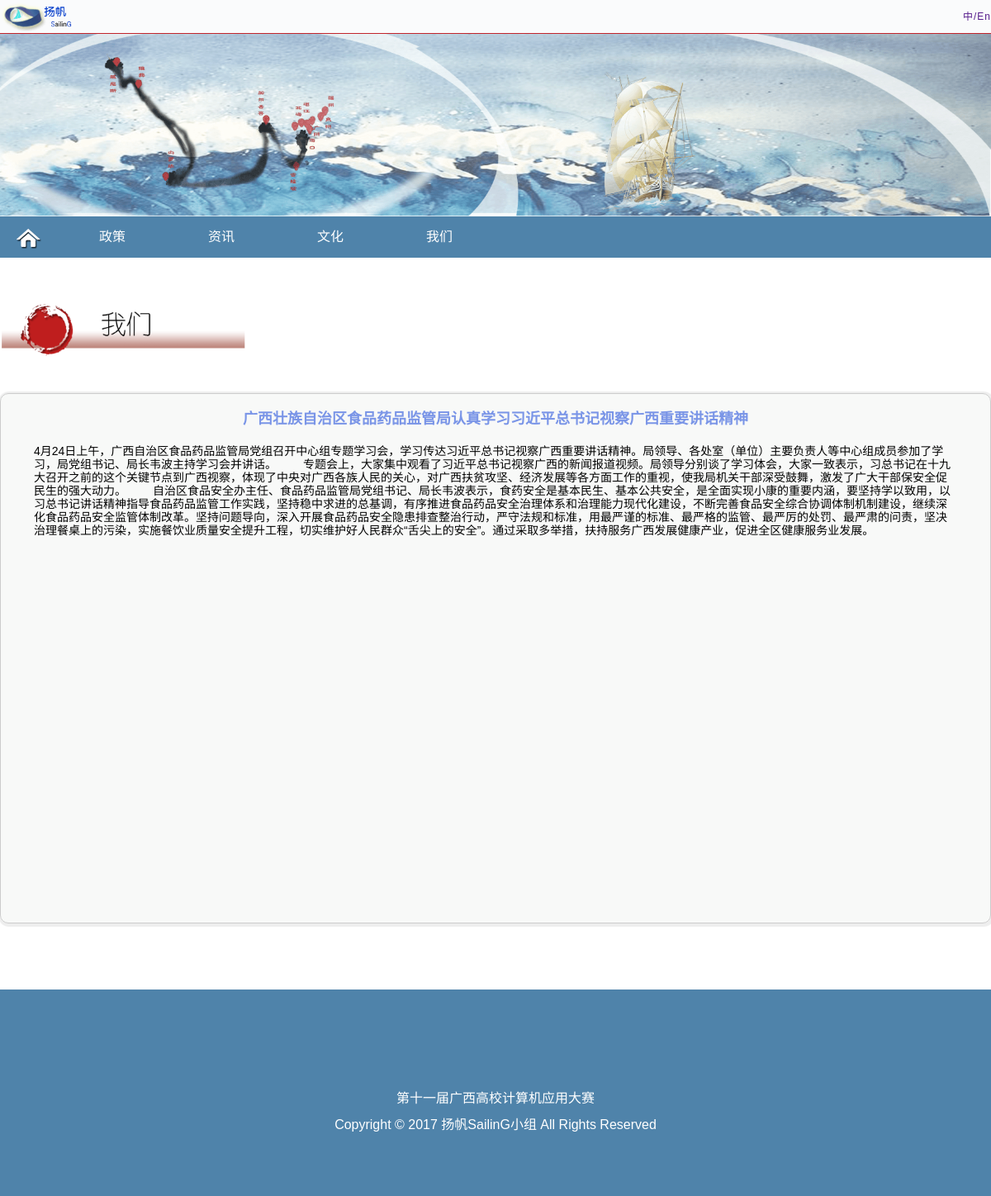
The page /article_detail/3 on the database its author committed.
### gxu/models.py (models this page shows, shortened)
class Article(models.Model):
    CATEGORY_CHOICES = [
        ('政策', '政策'),
        ('文化', '文化'),
        ('资讯', '资讯')
    ]
    headimg = models.CharField('头像', max_length=200, blank=True, null=True)
    title = models.CharField(max_length=100)  # 文章题目
    category = models.CharField(
        '类型', max_length=10, choices=CATEGORY_CHOICES, default='政策')
    introduction = models.TextField(blank=True, null=True)  # 文章摘要
    content = RichTextField()  # 文章正文

### gxu/views.py (the view)
# urls.py: url(r'^article_detail/(\d+)$', views.article_detail,
def article_detail(request, id):
    try:
        post = Article.objects.get(id=str(id))
    except Article.DoesNotExist:
        raise Http404
    return render(request, 'gxu/article_detail.html', {'post': post})

### gxu/templates/gxu/article_detail.html (shortened to what this page needs)
{% extends 'gxu/base.html' %} {% block title %} - 政策{% endblock %} {% block css %}
<link rel="stylesheet" href="/static/css/article.css">  {% endblock %} {% block main %}
<div class="detail-wrapper">
    <div class="container">
        <p class="title">
            {% if index == 'policy' %}
            <img src="/static/images/policy.png" alt=""> {% elif index == 'information' %}
            <img src="/static/images/news.png" alt=""> {% elif index == 'culture' %}
            <img src="/static/images/culture.png" alt=""> {% else %}
            <img src="/static/images/we.png" alt=""> {% endif %}
        </p>
        {% if index == 'culture' %} {% if culture == 'music' %}
        <div id="skPlayer" style="margin: 30px auto 100px;width: 600px"></div>
        <div class="content" style="width: 700px;margin: 0 auto">
            {% autoescape off %} {{post.content|safe}} {% endautoescape %}
        </div>
        {% endif %} {% if culture == 'video' %}
        <h3 style="text-align: center;">{{post.name}}</h3>
        <div class="px-video-container" id="myvid">
            <div class="px-video-img-captions-container">
                <div class="px-video-captions hide" aria-hidden="true">{{post.name}}</div>
                <video width="1000" height="500" poster="{{post.headimg}}" controls>
                    <source src="{{post.url}}" type="video/mp4" />
                    <div>
                        <a href="{{post.url}}">
                    <img src="{{post.img}}" width="640" height="360" alt="download video" />
                </a>
                    </div>
                </video>
            </div>
            <div class="px-video-controls"></div>
        </div>
        {% endif %} {% else %}
        <div class="content">
            <h2 class="content-title">{{post.title}}</h2>
            <div class="content-main">
                {% autoescape off %} {{post.content|safe}} {% endautoescape %}
            </div>
            {% endif %}
        </div>
    </div>
</div>
{% endblock %}

### gxu/static/css/base.css (style rules this page uses)
html { line-height: 1.15; -ms-text-size-adjust: 100%; -webkit-text-size-adjust: 100%; }
body { margin: 0; }
img { border-style: none; }
body { font-family: Helvetica; }
.container { width: 1200px; margin: 0 auto; padding: 0; }

### gxu/static/css/article.css (style rules this page uses)
body { background-color: #ffffff; }
.detail-wrapper { padding-top: 40px; padding-bottom: 80px; }
.detail-wrapper .title { margin-bottom: 40px; }
.detail-wrapper .title img { width: 300px; }
.detail-wrapper .content { min-height: 600px; border: 1px solid #ccc; -webkit-box-shadow: 1px 1px 1px 3px #eee; box-shadow: 1px 1px 1px 3px #eee; border-radius: 10px; padding: 20px 40px; background-color: rgba(241, 244, 242, 0.5); }
.detail-wrapper .content .content-title { text-align: center; font-size: 18px; margin: 0; margin-bottom: 20px; color: #7a95e7; }
.detail-wrapper .content .content-main { font-size: 14px; }

### rows shown on the page
Article: title "广西壮族自治区食品药品监管局认真学习习近平总书记视察广西重要讲话精神", content "4月24日上午，广西自治区食品药品监管局党组召开中心组专题学习会，学习传达习近平总书记视察广西重要讲话精神。局领导、各处室（单位）主要负责人等中心组成员参加了学习，局党组书记、局长韦波主持学习会并讲话。 专题会上，大家集中观看了习近平总书记视察广西的新闻报道视频。局领导分别谈了学习体会，大家一致表示，习总书记在十九大召开之前的这个关键节点到广西视察，体现了中央对广西各族人民的关心，对广西扶贫攻坚、经济发展等各方面工作的重视，使我局机关干部深受鼓舞，激发了广大干部保安全促民生的强大动力。 自治区食品安全办主任、食品药品监管局党组书记、局长韦波表示，食药安全是基本民生、基本公共安全，是全面实现小康的重要内涵，要坚持学以致用，以习总书记讲话精神指导食品药品监管工作实践，坚持稳中求进的总基调，有序推进食品药品安全治理体系和治理能力现代化建设，不断完善食品安全综合协调体制机制建设，继续深化食品药品安全监管体制改革。坚持问题导向，深入开展食品药品安全隐患排查整治行动，严守法规和标准，用最严谨的标准、最严格的监管、最严厉的处罚、最严肃的问责，坚决治理餐桌上的污染，实施餐饮业质量安全提升工程，切实维护好人民群众“舌尖上的安全”。通过采取多举措，扶持服务广西发展健康产业，促进全区健康服务业发展。"
